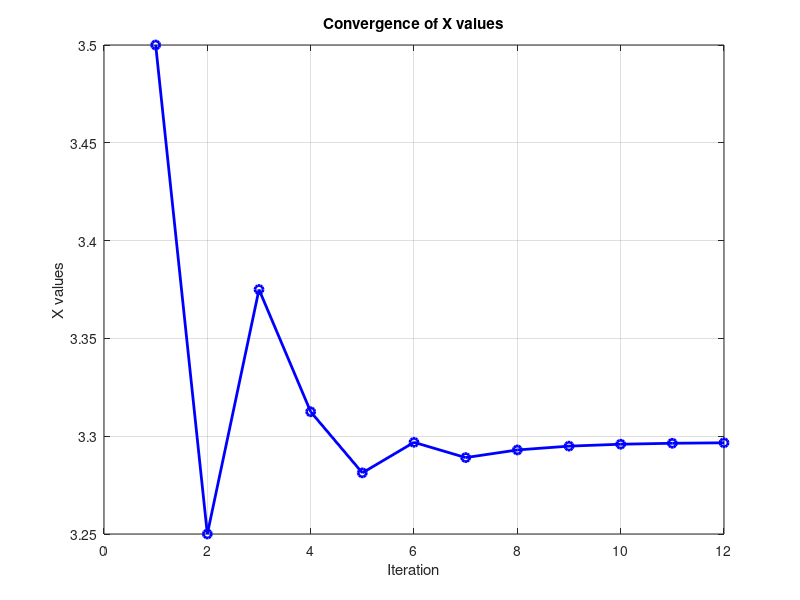
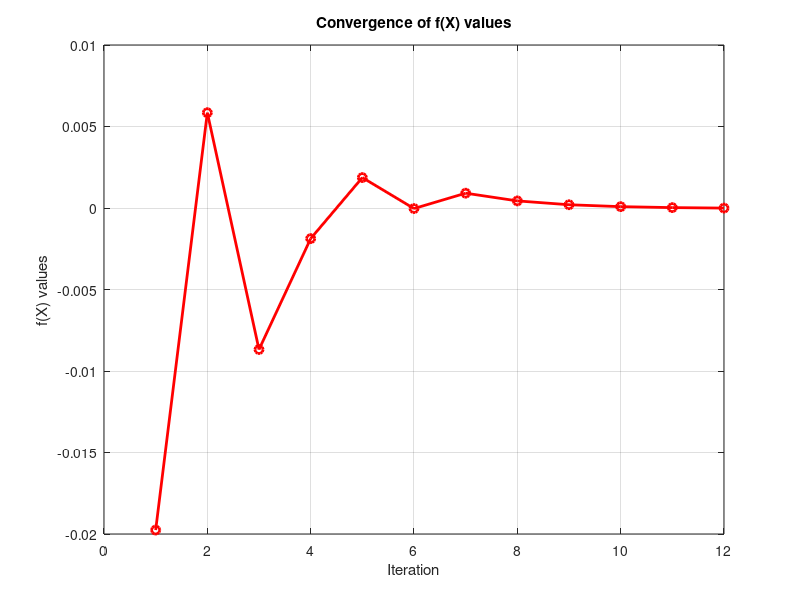
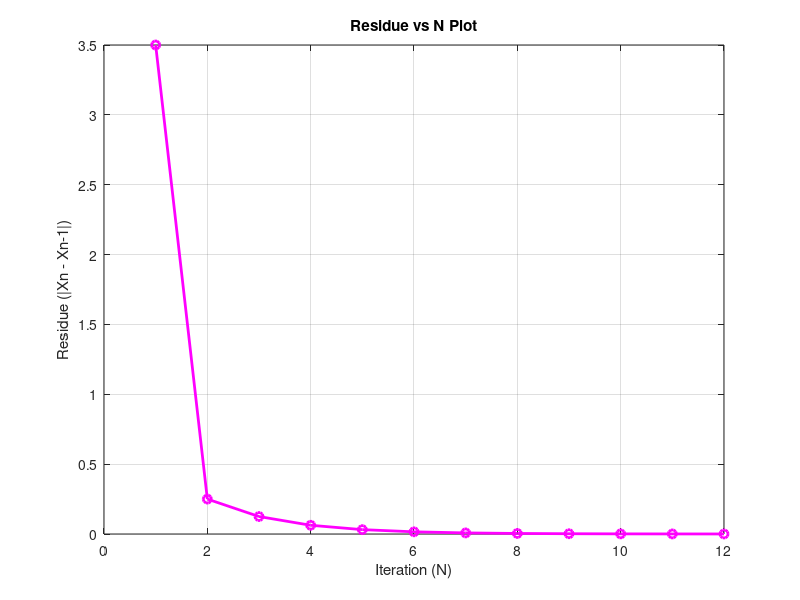
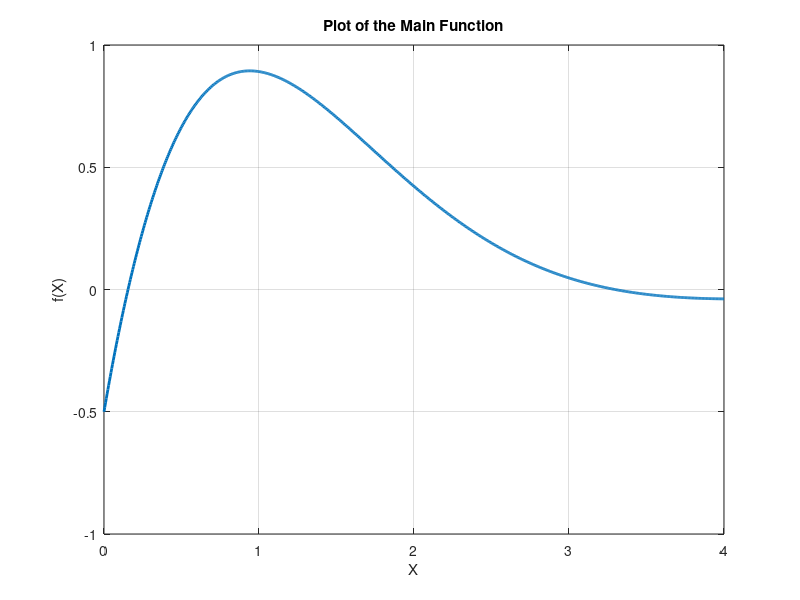

Source code (MATLAB) for these figures, in order:
a=3;
b=4;
epsilon = 1e-5;
Nmax=10000;
fq2c = @(x) exp(-x)*(3.2*sin(x)-0.5*cos(x));
solution=fzero(fq2c,3);
fa=fq2c(a);
fb = fq2c(b);


fprintf("Below Values are up to 8 decimal places\n");
fprintf("Iteration\tX\t\tf(x)\t\tActual Solution\t\tAbsolute Error\t\tResidue\n");

x_values = zeros(1, Nmax);
fx_values = zeros(1, Nmax);
absolute_errors = zeros(1, Nmax);


for d = 1:Nmax
    if fa*fb<0
        c =(a+b)/2;
        fc= fq2c(c);
        x_values(d)=c;
        fx_values(d)=fc;

        if(d==1)
            absolute_errors(d)=abs(c);
        else
            absolute_errors(d)=abs(c-x_values(d-1));
        end


        if(abs(fc)<= epsilon)
            fprintf("%d\t\t%.8f\t%.8f\t%.8f\t%.8f\t\t%.8f\n", d, c, fc, solution, abs(c -solution),absolute_errors(d));
            fprintf('Approximate Solution comes out to be %.8f\n',c);
            
            break;
        end
        if fc*fa < 0
            fprintf("%d\t\t%.8f\t%.8f\t%.8f\t%.8f\t\t%.8f\n", d, c, fc, solution, abs(c -solution),absolute_errors(d));
            b=c;
        else
            fprintf("%d\t\t%.8f\t%.8f\t%.8f\t%.8f\t\t%.8f\n", d, c, fc, solution, abs(c -solution),absolute_errors(d));
            a=c;
        end

    else
        if fa*fb>0
            disp('From the initial values a and b given we cannot find the root using bisection method');
            break;
        elseif fa==0
            fprintf('Exact Solution comes out to be %.6f\n',a);
            
            break;
        else
            fprintf('Exact Solution comes out to be %.6f\n',b);
            break;
         
        end
               
                
    end


end




% Figure 1 Plotting the convergence of X values
figure;
plot(1:d, x_values(1:d), '-o', 'Color', 'b', 'LineWidth', 2);
title('Convergence of X values');
xlabel('Iteration');
ylabel('X values');
grid on;

% Figure 2 Plotting the convergence of f(X) values
figure;
plot(1:d, fx_values(1:d), '-o', 'Color', 'r', 'LineWidth', 2);
title('Convergence of f(X) values');
xlabel('Iteration');
ylabel('f(X) values');
grid on;

% Figure 3 Plotting the absolute error plot
figure;
plot(1:d, absolute_errors(1:d), '-o', 'Color', 'm', 'LineWidth', 2);
title('Residue vs N Plot');
xlabel('Iteration (N)');
ylabel('Residue (|Xn - Xn-1|)');
grid on;

% Figure 4 Plot of the main function
figure;
x = linspace(0, 4, 800);
plot(x,exp(-x).*(3.2.*sin(x)-0.5.*cos(x)),'LineWidth', 2);
title('Plot of the Main Function');
xlabel('X');
ylabel('f(X)');
grid on;


